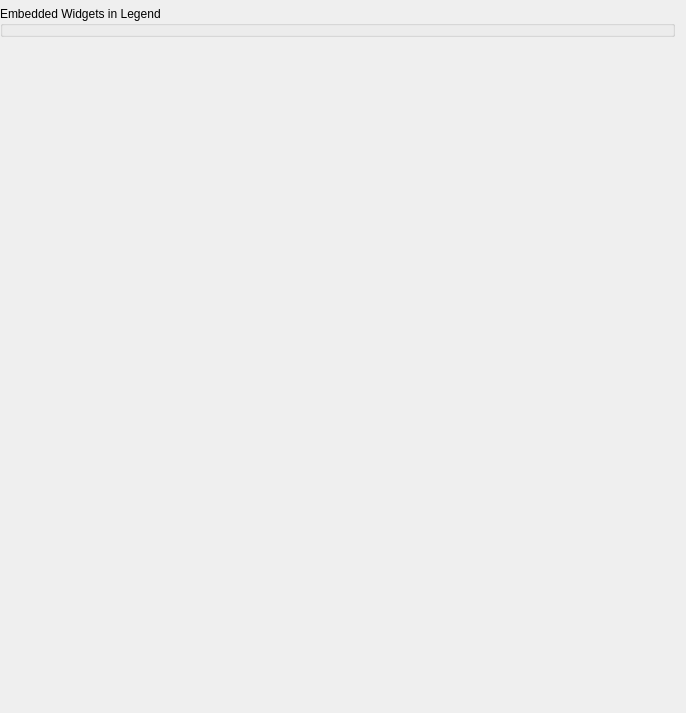
             <widget class="QWidget" name="scrollAreaWidgetContents_5">
              <property name="geometry">
               <rect>
                <x>0</x>
                <y>0</y>
                <width>686</width>
                <height>713</height>
               </rect>
              </property>
              <layout class="QVBoxLayout" name="verticalLayout_34">
               <property name="leftMargin">
                <number>0</number>
               </property>
               <property name="topMargin">
                <number>0</number>
               </property>
               <property name="bottomMargin">
                <number>0</number>
               </property>
               <item>
                <widget class="QgsVectorLayerLegendWidget" name="mLegendWidget" native="true">
                 <property name="focusPolicy">
                  <enum>Qt::FocusPolicy::StrongFocus</enum>
                 </property>
                </widget>
               </item>
               <item>
                <widget class="QgsCollapsibleGroupBox" name="groupBox_3">
                 <property name="title">
                  <string>Embedded Widgets in Legend</string>
                 </property>
                 <layout class="QVBoxLayout" name="verticalLayout_22">
                  <property name="leftMargin">
                   <number>0</number>
                  </property>
                  <property name="topMargin">
                   <number>0</number>
                  </property>
                  <property name="rightMargin">
                   <number>0</number>
                  </property>
                  <property name="bottomMargin">
                   <number>0</number>
                  </property>
                  <item>
                   <widget class="QgsLayerTreeEmbeddedConfigWidget" name="mLegendConfigEmbeddedWidget" native="true">
                    <property name="focusPolicy">
                     <enum>Qt::FocusPolicy::StrongFocus</enum>
                    </property>
                   </widget>
                  </item>
                 </layout>
                </widget>
               </item>
               <item>
                <spacer name="verticalSpacer_4">
                 <property name="orientation">
                  <enum>Qt::Orientation::Vertical</enum>
                 </property>
                 <property name="sizeHint" stdset="0">
                  <size>
                   <width>20</width>
                   <height>40</height>
                  </size>
                 </property>
                </spacer>
               </item>
              </layout>
             </widget>
